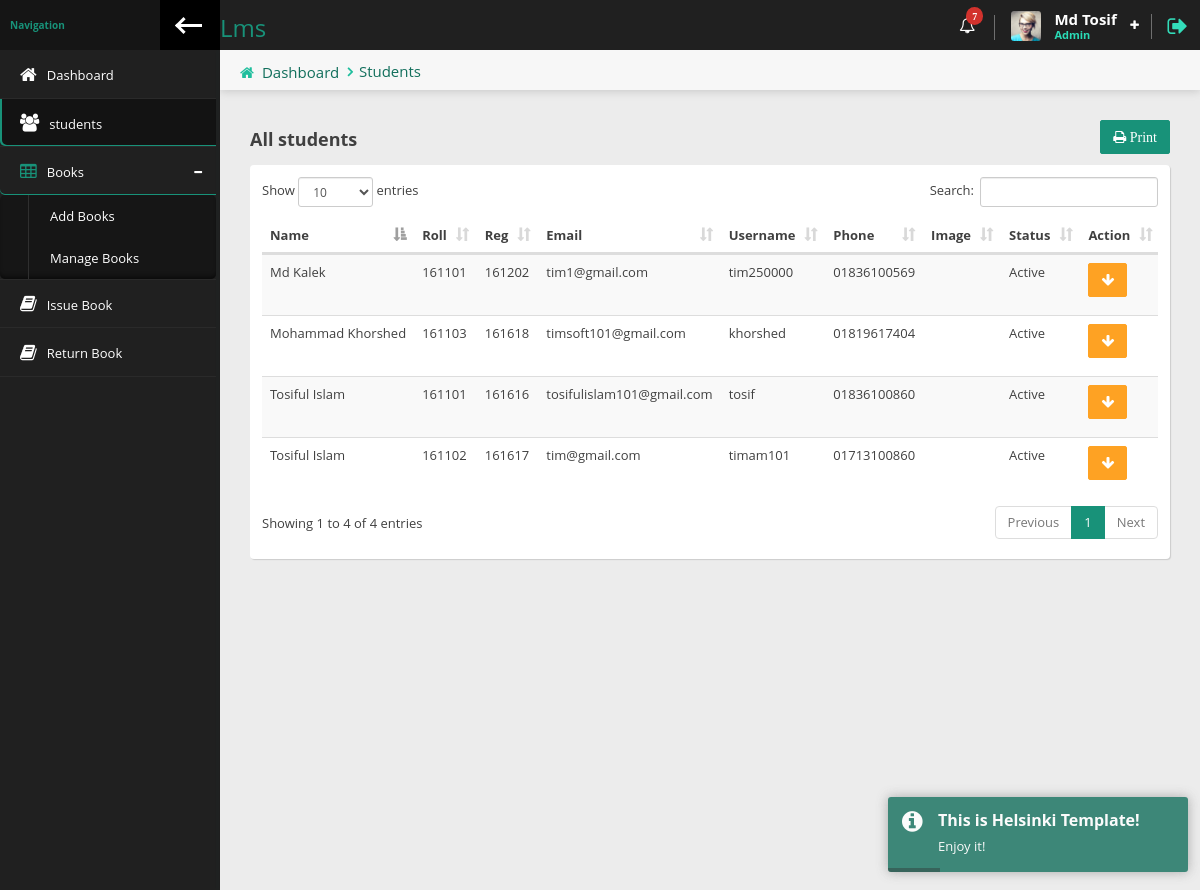
/librian/students.php (signed in), run on the app's committed database.
### tables this page shows
CREATE TABLE `librian` (
  `id` int(6) NOT NULL,
  `firstname` varchar(50) NOT NULL,
  `lastname` varchar(50) NOT NULL,
  `email` varchar(100) NOT NULL,
  `username` varchar(50) NOT NULL,
  `password` varchar(100) NOT NULL,
  `datetime` datetime NOT NULL DEFAULT CURRENT_TIMESTAMP
);

CREATE TABLE `students` (
  `id` int(6) NOT NULL,
  `fname` varchar(50) NOT NULL,
  `lname` varchar(50) NOT NULL,
  `roll` int(10) NOT NULL,
  `reg` int(10) NOT NULL,
  `email` varchar(50) NOT NULL,
  `username` varchar(50) NOT NULL,
  `password` varchar(100) NOT NULL,
  `phone` varchar(11) NOT NULL,
  `image` varchar(10) DEFAULT NULL,
  `status` tinyint(1) NOT NULL,
  `datetime` timestamp NOT NULL DEFAULT CURRENT_TIMESTAMP
);

### librian/students.php (the view)
<?php
require_once 'header.php';
?>
<div class="content-header">
    <div class="leftside-content-header">
        <ul class="breadcrumbs">
            <li><i class="fa fa-home" aria-hidden="true"></i><a href="#">Dashboard</a></li>
            <li></i><a href="javascript:avoid(0)">Students</a></li>
        </ul>
    </div>
</div>
<div class="row animated fadeInUp">
    <div class="col-sm-12">
        <div class="pull-left"><h4 class="section-subtitle"><b>All students</b></h4></div>
        <div class="pull-right"><a href="print-all-students.php" target="_blank" class="btn btn-primary"><i class="fa fa-print"> Print</i> </a> </div>
        <div class="clearfix"></div>
        <div class="panel">
            <div class="panel-content">
                <div class="table-responsive">
                    <table id="basic-table" class="data-table table table-striped nowrap table-hover" cellspacing="0" width="100%">
                        <thead>
                        <tr>
                            <th>Name</th>
                            <th>Roll</th>
                            <th>Reg</th>
                            <th>Email</th>
                            <th>Username</th>
                            <th>Phone</th>
                            <th>Image</th>
                            <th>Status</th>
                            <th>Action</th>
                        </tr>
                        </thead>
                        <tbody>
                        <?php
                        $result=mysqli_query($con,"SELECT * FROM `students`");
                        while ($row=mysqli_fetch_assoc($result )){
                               ?>
                            <tr>
                                <td><?=ucwords($row['fname'].' '.$row['lname'])?></td>
                                <td><?=$row['roll']?></td>
                                <td><?=$row['reg']?></td>
                                <td><?=$row['email']?></td>
                                <td><?=$row['username']?></td>
                                <td><?=$row['phone']?></td>
                                <td><img src="<?=$row['image']?> "></td>
                                <td><?=$row['status']==1 ? 'Active':'Inactive'?></td>
                                <td>
                                    <?php
                                    if($row['status']==1){
                                        ?>
                                        <a href="student_inactive.php?id=<?=$row['id']?>" class="btn btn-warning" ><i class="fa fa-arrow-down"></i></a>
                                        <?php
                                    }else{
                                        ?>
                                        <a href="students_active.php?id=<?=$row['id']?>" class="btn btn-primary"><i class="fa fa-arrow-up"></i></a>
                                        <?php
                                    }
                                    ?>
                                </td>
                            </tr>
                            <?php
                        }
                        ?>
                        </tbody>
                    </table>
                </div>
            </div>
        </div>
    </div>
</div>
<?php
require_once 'footer.php';
?>

### librian/header.php (shortened to what this page needs)
<?php
$page=explode('/',$_SERVER['PHP_SELF']);
 $page=end($page);
require_once '../dbcon.php';
$librian_login=$_SESSION['librian_login'];
$data=mysqli_query($con,"SELECT * FROM `librian` WHERE `email` = '$librian_login'");
$librian_info=mysqli_fetch_assoc($data);
?>
<!doctype html>
<html lang="en" class="fixed left-sidebar-top">
<head>
    <link href="../asset/vendor/pace/pace-theme-minimal.css" rel="stylesheet" />
    <link rel="stylesheet" href="../asset/vendor/bootstrap/css/bootstrap.css">
    <link rel="stylesheet" href="../asset/vendor/font-awesome/css/font-awesome.css">
    <link rel="stylesheet" href="../asset/vendor/animate.css/animate.css">
    <link rel="stylesheet" href="../asset/vendor/toastr/toastr.min.css">
    <link rel="stylesheet" href="../asset/vendor/magnific-popup/magnific-popup.css">
    <link rel="stylesheet" href="../asset/vendor/data-table/media/css/dataTables.bootstrap.min.css">
    <link rel="stylesheet" href="../asset/stylesheets/css/style.css">
</head>
<body>
<div class="wrap">
    <div class="page-header">
        <div class="leftside-header">
            <div class="logo">
                <a href="index.html" class="on-click">
                    <h3>Lms</h3>
                </a>
            </div>
        </div>
        <div class="rightside-header">
            <div class="header-section hidden-xs" id="notice-headerbox">
                <div class="notice" id="alerts-notice">
                    <i class="fa fa-bell-o" aria-hidden="true"><span class="badge badge-xs badge-top-right x-danger">7</span></i>
                </div>
            </div>
            <div class="header-section" id="user-headerbox">
                <div class="user-header-wrap">
                    <div class="user-photo">
                        <img alt="profile photo" src="../asset/images/avatar/avatar_user.jpg" />
                    </div>
                    <div class="user-info">
                        <span class="user-name"><?=ucwords($librian_info['firstname']).' ' .ucwords($librian_info['lastname'])?></span>
                        <span class="user-profile">Admin</span>
                    </div>
                    <i class="fa fa-plus icon-open" aria-hidden="true"></i>
                </div>
            </div>
            <div class="header-section">
                <a href="logout.php" data-toggle="tooltip" data-placement="left" title="Logout"><i class="fa fa-sign-out log-out" aria-hidden="true"></i></a>
            </div>
        </div>
    </div>
    <div class="page-body">
        <div class="left-sidebar">
            <div class="left-sidebar-header">
                <div class="left-sidebar-title">Navigation</div>
                <div class="left-sidebar-toggle c-hamburger c-hamburger--htla hidden-xs" data-toggle-class="left-sidebar-collapsed" data-target="html">
                    <span></span>
                </div>
            </div>
            <div id="left-nav" class="nano">
                <div class="nano-content">
                    <nav>
                        <ul class="nav nav-left-lines" id="main-nav">
                            <li class="<?= $page == 'index.php' ? 'active-item' : ''?>"><a href="index.php"><i class="fa fa-home" aria-hidden="true"></i><span>Dashboard</span></a></li>
                            <li class="<?=$page =='students.php'?'active-item':''  ?>"> <a href="students.php"><i class="fa fa-users" aria-hidden="true"></i><span>students</span></a></li>
                            <li class="has-child-item open-item  <?= $page == 'add-books.php' ? 'open-item' : ''?> <?= $page == 'manage-books.php' ? 'open-item' : ''?>">
                                <a><i class="fa fa-table" aria-hidden="true"></i><span>Books</span></a>
                                <ul class="nav child-nav level-1" style="">
                                    <li class="<?= $page == 'add-books.php' ? 'active-item' : ''?>"><a href="add-books.php">Add Books</a></li>
                                    <li class="<?= $page == 'manage-books.php' ? 'active-item' : ''?>"><a href="manage-books.php">Manage Books</a></li>
                                </ul>
                            </li>
                            <li class="<?= $page == 'issue-book.php' ? 'active-item' : ''?>"><a href="issue-book.php"><i class="fa fa-book" aria-hidden="true"></i><span>Issue Book</span></a></li>
                            <li class="<?= $page == 'return-book.php' ? 'active-item' : ''?>"><a href="return-book.php"><i class="fa fa-book" aria-hidden="true"></i><span>Return Book</span></a></li>
                        </ul>
                    </nav>
                </div>
            </div>
        </div>
        <div class="content">

### librian/footer.php (shortened to what this page needs)
</div>
</div>
</body>
</html>

### data on the page
librian: firstname "Md", lastname "Tosif"
students: fname+lname "Tosiful Islam", roll "161101", reg "161616", email "tosifulislam101@gmail.com", username "tosif", phone "01836100860", status "Active"
students: fname+lname "Tosiful Islam", roll "161102", reg "161617", email "tim@gmail.com", username "timam101", phone "01713100860", status "Active"
students: fname+lname "Mohammad Khorshed", roll "161103", reg "161618", email "timsoft101@gmail.com", username "khorshed", phone "01819617404", status "Active"
students: fname+lname "Md Kalek", roll "161101", reg "161202", email "tim1@gmail.com", username "tim250000", phone "01836100569", status "Active"
